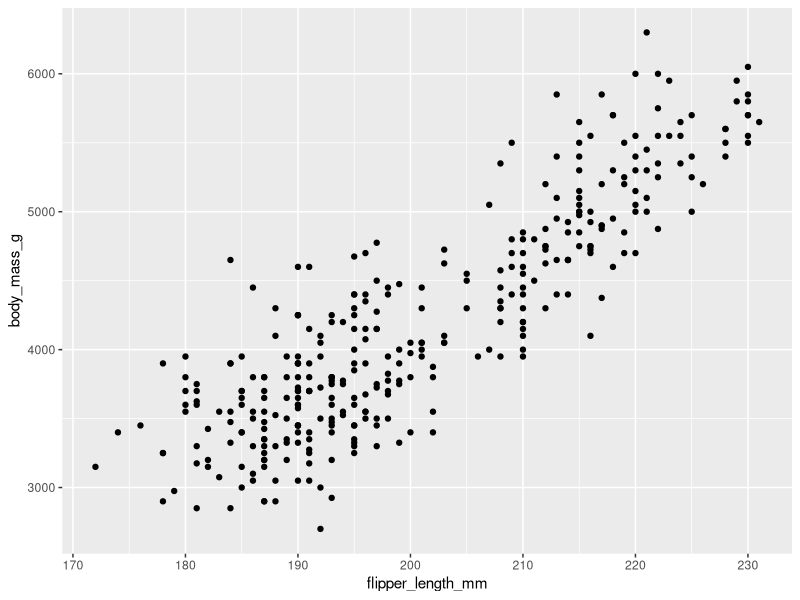
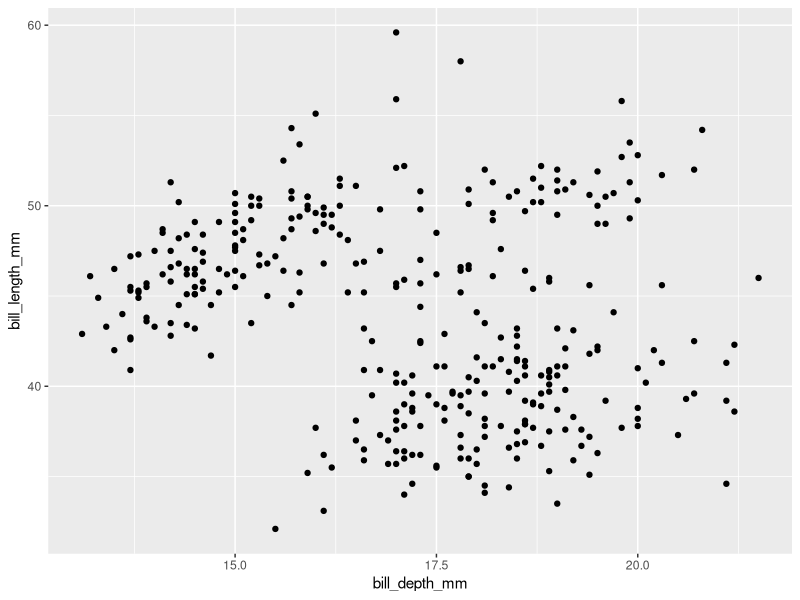
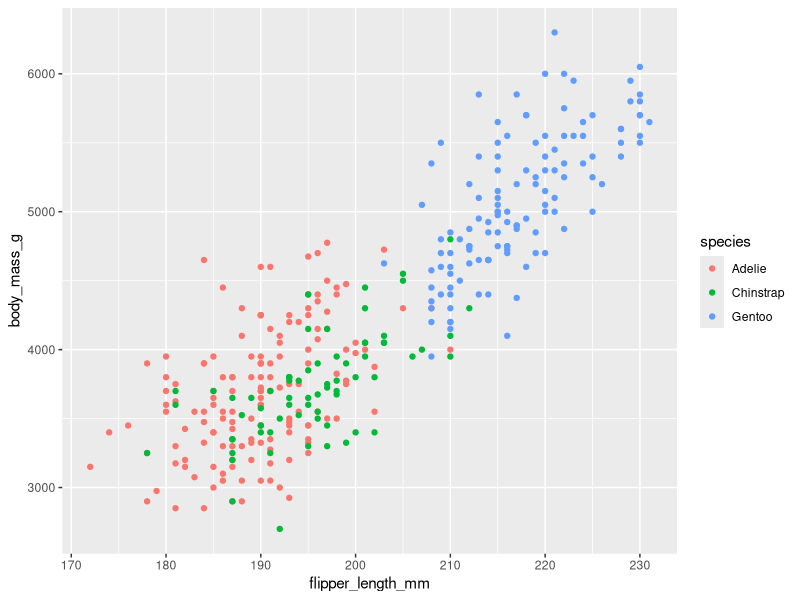
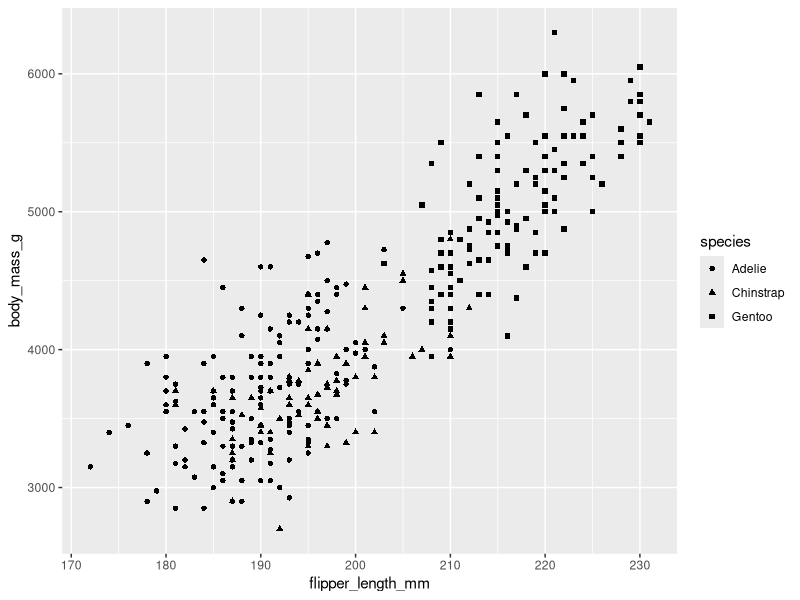
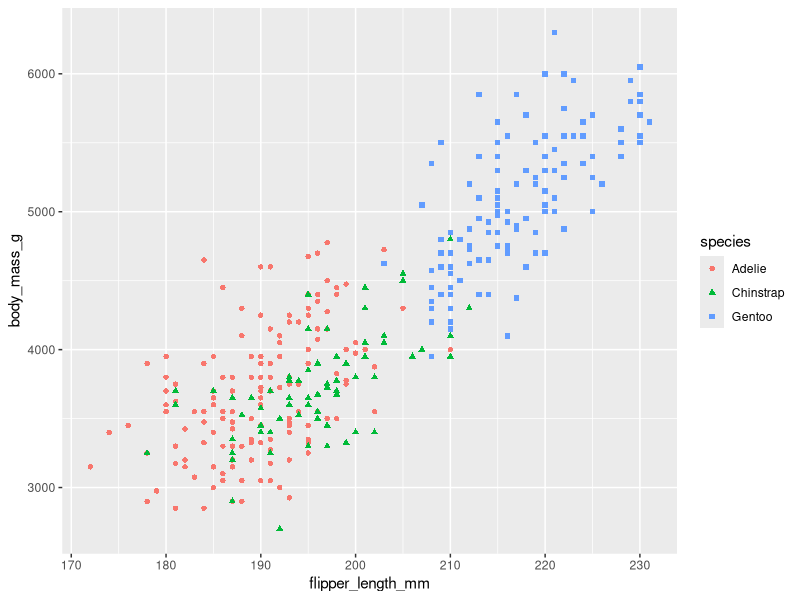

R code for these plots, in order:
install.packages("ggplot2")
install.packages("palmerpenguins")
library(ggplot2)
library(palmerpenguins)
print(penguins)

ggplot(data = penguins) + geom_point(mapping = aes(x = flipper_length_mm, y = body_mass_g))

ggplot(data = penguins) + geom_point(mapping = aes(x = bill_depth_mm , y = bill_length_mm ))

ggplot(data = penguins) + geom_point(mapping = aes(x = flipper_length_mm, y = body_mass_g, color = species))

ggplot(data = penguins) + geom_point(mapping = aes(x = flipper_length_mm, y = body_mass_g, shape = species))

ggplot(data = penguins) + geom_point(mapping = aes(x = flipper_length_mm, y = body_mass_g, shape = species, color = species))
